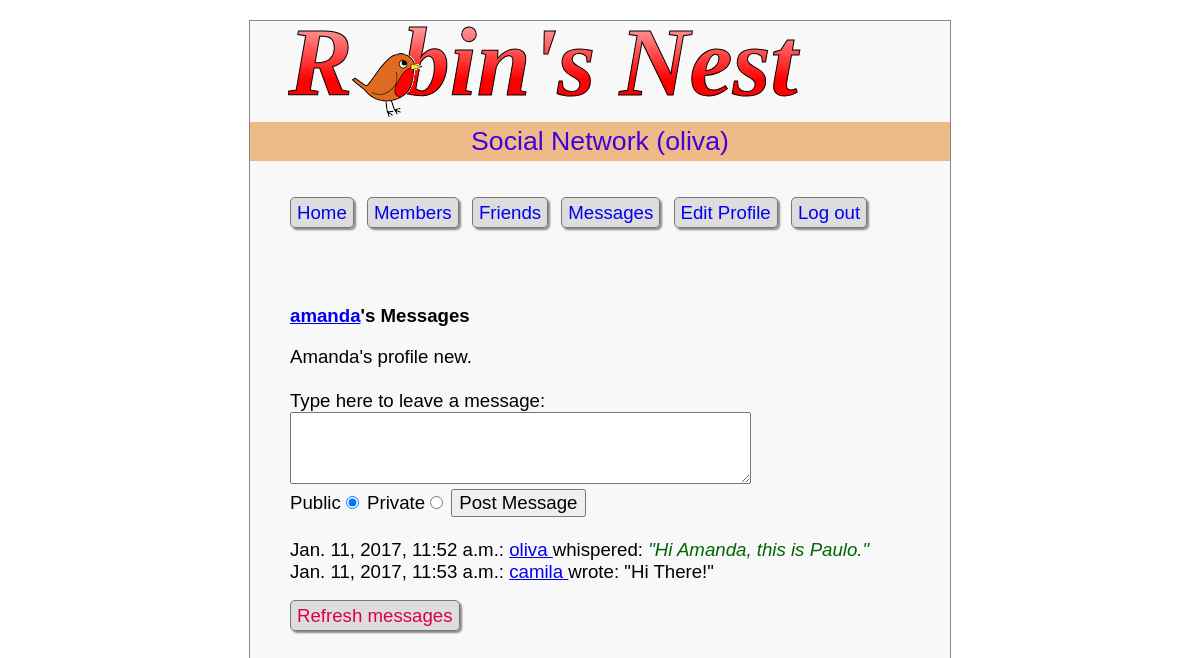
/messages/?view=amanda (signed in), run on the app's committed database.
### mainapp/models.py (models this page shows, shortened)
class Profile(models.Model):
    text = models.CharField(max_length=4096) # TODO: Use TextField instead of CharField

class Message(models.Model):
    user = models.ForeignKey(Member, related_name='%(class)s_user')
    recip = models.ForeignKey(Member, related_name='%(class)s_recip')
    pm = models.BooleanField(default=True)
    time = models.DateTimeField()
    text = models.CharField(max_length=4096)

class Member(models.Model):
    username = models.CharField(max_length=16,primary_key=True)
    password = models.CharField(max_length=16)
    profile = models.OneToOneField(Profile, null=True)
    following = models.ManyToManyField("self", symmetrical=False)

### mainapp/views.py (the view)
    def test(request):
        if 'username' in request.session:
            return f(request)
        else:
            return render(request, 'mainapp/not-logged-in.html', {})

### mainapp/views.py (called while the page is built)
def loggedin(f):
    def test(request):
        if 'username' in request.session:
            return f(request)
        else:
            return render(request, 'mainapp/not-logged-in.html', {})
    return test

### templates/mainapp/messages.html (shortened to what this page needs)
{% extends "base.html" %}
{% block content %}
<div class='main'>
{% if username == view %}
   <h3>Your Messages</h3>
{% else %}
   <h3><a href="/members/?view={{view}}">{{view}}</a>'s Messages</h3>
{% endif %}
{% if profile %}
   {{ profile }} <br style='clear:left;'><br>
{% endif %}
<form method='POST' action='/messages/?view={{view}}'>
   Type here to leave a message:
   <br>
   <textarea name='text' cols='40' rows='3'></textarea>
   <br>
   Public<input type='radio' name='pm' value='0' checked='checked'>
   Private<input type='radio' name='pm' value='1'>
   <input type='submit' value='Post Message'>
</form>
<br>
{% if messages %}
   {% for message in messages %}
   {% if message.pm or message.user.username == username or message.recip.username == username %}
      {{ message.time }}:
      <a href='/messages/?view={{message.user.username}}'>
         {{message.user.username}}
      </a>
      {% if message.pm %}
         wrote: "{{ message.text }}"
      {% else %}
         whispered: <span class='whisper'>"{{ message.text }}"</span>
      {% endif %}
      <br>
   {% endif %}
   {% endfor %}
{% else %}
<br><span class='info'>No messages yet</span><br><br>
{% endif %}
<br><a class='button' href='/messages/?view={{view}}'>Refresh messages</a></div><br>
{% endblock %}

### static/styles.css (style rules this page uses)
* { font-family:verdana,sans-serif; font-size :14pt; }
body { width :700px; margin :20px auto; background:#f8f8f8; border :1px solid #888; }
html { background:#fff }
li a, .button { text-decoration:none; }
.main { margin-left:40px; }
.menu li, .button { display :inline; padding :4px 6px; border :1px solid #777; background :#ddd; color :#d04; margin-right :8px; border-radius :5px; -moz-box-shadow :2px 2px 2px #888; -webkit-box-shadow:2px 2px 2px #888; box-shadow :2px 2px 2px #888; }
.whisper { font-style:italic; color :#006600; }

### data on the page
Profile: text "Amanda's profile new."
Message: time "Jan. 11, 2017, 11:52 a.m.", user.username "oliva", text "Hi Amanda, this is Paulo."
Message: time "Jan. 11, 2017, 11:53 a.m.", user.username "camila", text "Hi There!"

### other printed values
{{ appname }} "Social Network"
{{ username }} "oliva"
{{ view }} "amanda"
